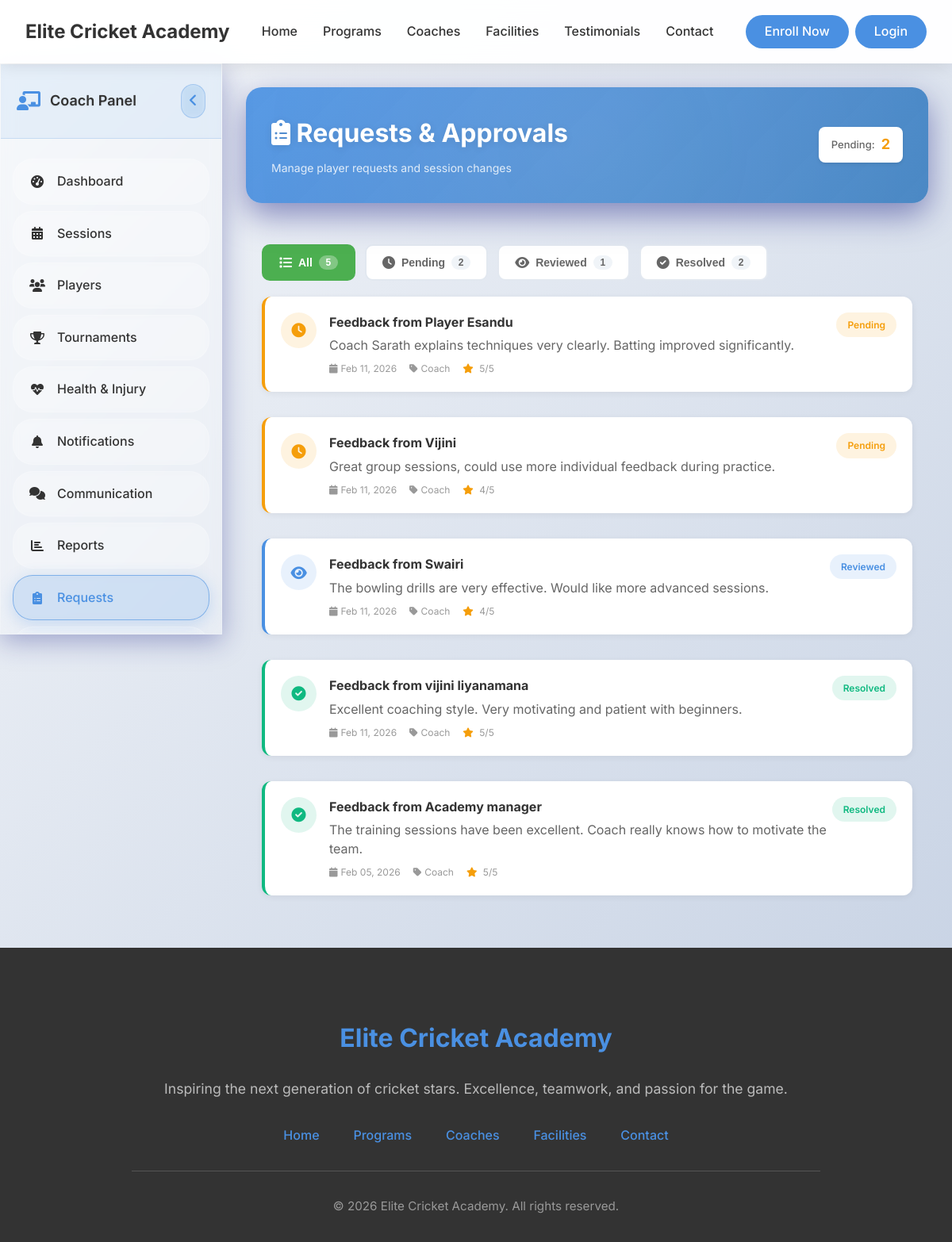
Screenshot of /coach/requests (signed in) with the database file from the repository.
### tables this page shows
CREATE TABLE `feedback` (
  `FeedbackID` int(11) NOT NULL,
  `FromUserID` int(11) NOT NULL,
  `ToUserID` int(11) NOT NULL,
  `Content` text NOT NULL,
  `Rating` int(11) DEFAULT NULL COMMENT 'Rating from 1 to 5',
  `Category` enum('coach','trainer','facility','equipment','shop','general') DEFAULT NULL,
  `CreatedDate` datetime DEFAULT current_timestamp(),
  `Status` enum('pending','reviewed','resolved') DEFAULT 'pending'
);

CREATE TABLE `user` (
  `UserID` int(11) NOT NULL,
  `Name` varchar(255) NOT NULL,
  `DateOfBirth` date NOT NULL,
  `PhoneNumber` varchar(20) DEFAULT NULL,
  `Email` varchar(255) NOT NULL,
  `Address` text DEFAULT NULL,
  `School` varchar(255) DEFAULT NULL COMMENT 'School or educational institution',
  `Role` enum('Admin','ShopEmployee','Coach','Trainer','Player') NOT NULL,
  `Username` varchar(100) NOT NULL,
  `PasswordHash` varchar(255) NOT NULL,
  `DateJoined` datetime DEFAULT current_timestamp(),
  `Status` enum('active','inactive') DEFAULT 'active',
  `RequiresPasswordChange` tinyint(1) DEFAULT 0 COMMENT 'Force password change on first login',
  `PasswordChangeDeadline` datetime DEFAULT NULL COMMENT 'Deadline for mandatory password change',
  `LastLoginAt` datetime DEFAULT NULL COMMENT 'Track last successful login',
  `LoginAttempts` int(11) DEFAULT 0 COMMENT 'Failed login attempts counter',
  `AccountLockedUntil` datetime DEFAULT NULL COMMENT 'Account lock expiry time',
  `CreatedBy` int(11) DEFAULT NULL COMMENT 'Admin who created this user',
  `Notes` text DEFAULT NULL COMMENT 'Admin notes about the user',
  `ProfileImage` varchar(255) DEFAULT NULL COMMENT 'Relative path to user profile image (e.g., uploads/profile_images/profile_1_123456789.jpg)'
);

### app/controllers/Coach.php (called while the page is built, shortened)
<?php
class Coach extends Controller {
    public function requests() {
        $coachId = $_SESSION['user_id'];
        $userModel = $this->model('M_Users');
        $feedbacks = $userModel->getFeedbackForUser($coachId);
        $pendingCount = count(array_filter($feedbacks, function($f) { return $f->Status == 'pending'; }));
        $reviewedCount = count(array_filter($feedbacks, function($f) { return $f->Status == 'reviewed'; }));
        $resolvedCount = count(array_filter($feedbacks, function($f) { return $f->Status == 'resolved'; }));
        $data = [
            'title' => 'Requests & Approvals - Elite Cricket Academy',
            'feedbacks' => $feedbacks,
            'pendingCount' => $pendingCount,
            'reviewedCount' => $reviewedCount,
            'resolvedCount' => $resolvedCount
        ];
        $this->view('coach/requests', $data);
    }
}
?>

### app/libraries/Core.php (called while the page is built, shortened)
<?php
class Core {
    protected $currentMethod = 'index';
    public function __construct() {
        $url = $this->getURL();
        if($url && file_exists('../app/controllers/' . ucwords($url[0]) . '.php')) {
            unset($url[0]);
        }
        $this->currentController = new $this->currentController;
        if(isset($url[1])) {
            if(method_exists($this->currentController, $url[1])) {
                $this->currentMethod = $url[1];
                unset($url[1]);
            }
        }
        $this->param = $url ? array_values($url) : [];
        call_user_func_array([$this->currentController, $this->currentMethod], $this->param);
    }
    public function getURL() {
        if(isset($_GET['url'])) {
            $url = rtrim($_GET['url'], '/');
            $url = filter_var($url, FILTER_SANITIZE_URL);
            $url = explode('/', $url);
            return $url;
        }
    }
}
?>

### public/index.php (called while the page is built, shortened)
<?php
    $ini = new Core();
?>

### app/libraries/Database.php (called while the page is built, shortened)
<?php
    class Database {
        private $host = DB_HOST;
        private $user = DB_USER;
        private $password = DB_PASS;
        private $dbname = DB_NAME;
        private $dbh;
        private $statement;
        public function __construct() {
            $dsn = "mysql:host=". $this->host .";dbname=". $this->dbname;
            $options = array(
                PDO::ATTR_PERSISTENT => true,
                PDO::ATTR_ERRMODE => PDO::ERRMODE_EXCEPTION
            );
            try {
                $this->dbh = new PDO($dsn, $this->user, $this->password, $options);
                $this->dbh->setAttribute(PDO::ATTR_CASE, PDO::CASE_NATURAL);
                $this->dbh->setAttribute(PDO::ATTR_ERRMODE, PDO::ERRMODE_EXCEPTION);
                $this->dbh->setAttribute(PDO::ATTR_DEFAULT_FETCH_MODE, PDO::FETCH_OBJ);
            } catch (PDOException $e) {
                $this->error = $e->getMessage();
                echo "Connection failed: " . $this->error;
            }
        }
        public function query($sql) {
            $this->statement = $this->dbh->prepare($sql);
    }
    public function bind($param, $value, $type = null) {
            if (is_null($type)) {
                switch(true){
                    case is_int($value):
                        $type = PDO::PARAM_INT;
                        break;
                }
            }
            $this->statement->bindValue($param, $value, $type);
        }
        public function execute() {
            try {
                $result = $this->statement->execute();
                return $result;
            } catch (PDOException $e) {
                error_log("Database execution error: " . $e->getMessage());
                error_log("SQL Error Info: " . print_r($this->statement->errorInfo(), true));
                return false;
            }
        }
        public function resultSet() {
            $this->execute();
            return $this->statement->fetchAll(PDO::FETCH_OBJ);
        }
    }
?>

### app/models/M_Users.php (called while the page is built, shortened)
<?php
class M_Users {
    private $db;
    public function __construct() {
        $this->db = new Database();
    }
    public function getFeedbackForUser($userId) {
        $this->db->query('SELECT
            f.FeedbackID, f.Content, f.Rating, f.Category, f.Status, f.CreatedDate,
            u.Name as FromUserName, u.Email as FromUserEmail
        FROM feedback f
        JOIN User u ON f.FromUserID = u.UserID
        WHERE f.ToUserID = :userId
        ORDER BY f.CreatedDate DESC');
        $this->db->bind(':userId', $userId);
        return $this->db->resultSet();
    }
}
?>

### app/views/coach/requests.php (the view, shortened to what this page needs)
<?php require_once APPROOT . '/views/inc/components/header.php'; ?>
<link rel="stylesheet" href="<?php echo URLROOT; ?>/css/coach-dashboard.css">
<link rel="stylesheet" href="<?php echo URLROOT; ?>/css/coach-requests.css">
    <div class="coach-layout">
        <div class="coach-sidebar" id="coachSidebar">
            <div class="sidebar-header">
                <div class="coach-logo">
                    <i class="fas fa-chalkboard-teacher"></i>
                    <h3>Coach Panel</h3>
                </div>
                <button class="sidebar-toggle" id="sidebarToggle">
                    <i class="fas fa-angle-left"></i>
                </button>
            </div>
            <nav class="sidebar-nav">
                <ul class="nav-menu">
                    <li class="nav-item">
                        <a href="<?php echo URLROOT; ?>/coach/dashboard" class="nav-link" data-tooltip="Dashboard">
                            <i class="fas fa-tachometer-alt"></i>
                            <span>Dashboard</span>
                        </a>
                    </li>
                    <li class="nav-item">
                        <a href="<?php echo URLROOT; ?>/coach/sessions" class="nav-link" data-tooltip="Sessions">
                            <i class="fas fa-calendar-alt"></i>
                            <span>Sessions</span>
                        </a>
                    </li>
                    <li class="nav-item">
                        <a href="<?php echo URLROOT; ?>/coach/players" class="nav-link" data-tooltip="Players">
                            <i class="fas fa-users"></i>
                            <span>Players</span>
                        </a>
                    </li>
                    <li class="nav-item">
                        <a href="<?php echo URLROOT; ?>/coach/tournaments" class="nav-link" data-tooltip="Tournaments">
                            <i class="fas fa-trophy"></i>
                            <span>Tournaments</span>
                        </a>
                    </li>
                    <li class="nav-item">
                        <a href="<?php echo URLROOT; ?>/coach/health" class="nav-link" data-tooltip="Health & Injury">
                            <i class="fas fa-heartbeat"></i>
                            <span>Health & Injury</span>
                        </a>
                    </li>
                    <li class="nav-item">
                        <a href="<?php echo URLROOT; ?>/coach/notifications" class="nav-link" data-tooltip="Notifications">
                            <i class="fas fa-bell"></i>
                            <span>Notifications</span>
                        </a>
                    </li>
                    <li class="nav-item">
                        <a href="<?php echo URLROOT; ?>/coach/communication" class="nav-link" data-tooltip="Communication">
                            <i class="fas fa-comments"></i>
                            <span>Communication</span>
                        </a>
                    </li>
                    <li class="nav-item">
                        <a href="<?php echo URLROOT; ?>/coach/reports" class="nav-link" data-tooltip="Reports">
                            <i class="fas fa-chart-bar"></i>
                            <span>Reports</span>
                        </a>
                    </li>
                    <li class="nav-item active">
                        <a href="<?php echo URLROOT; ?>/coach/requests" class="nav-link" data-tooltip="Requests">
                            <i class="fas fa-clipboard-list"></i>
                            <span>Requests</span>
                        </a>
                    </li>
                    <li class="nav-item">
                        <a href="<?php echo URLROOT; ?>/coach/events" class="nav-link" data-tooltip="Events">
                        </a>
                    </li>
                </ul>
            </nav>
        </div>
        <div class="main-content">
            <div class="dashboard-header">
                <div class="header-content">
                    <div class="header-left">
                        <h1>
                            <i class="fas fa-clipboard-list"></i>
                            Requests & Approvals
                        </h1>
                        <p style="margin: 0; opacity: 0.9; font-size: 14px;">Manage player requests and session changes</p>
                    </div>
                    <div class="header-actions">
                        <div class="stats-badge">
                            <span class="badge-label">Pending:</span>
                            <span class="badge-value" id="pendingCount"><?php echo $data['pendingCount']; ?></span>
                        </div>
                    </div>
                </div>
            </div>
            <div class="requests-content">
                <div class="filter-tabs">
                    <button class="tab-btn active" data-filter="all">
                        <i class="fas fa-list"></i>
                        All <span class="count"><?php echo count($data['feedbacks']); ?></span>
                    </button>
                    <button class="tab-btn" data-filter="pending">
                        <i class="fas fa-clock"></i>
                        Pending <span class="count"><?php echo $data['pendingCount']; ?></span>
                    </button>
                    <button class="tab-btn" data-filter="reviewed">
                        <i class="fas fa-eye"></i>
                        Reviewed <span class="count"><?php echo $data['reviewedCount']; ?></span>
                    </button>
                    <button class="tab-btn" data-filter="resolved">
                        <i class="fas fa-check-circle"></i>
                        Resolved <span class="count"><?php echo $data['resolvedCount']; ?></span>
                    </button>
                </div>
                <div class="requests-list" id="requestsList">
                    <?php if (!empty($data['feedbacks'])): ?>
                        <?php foreach ($data['feedbacks'] as $feedback): ?>
                        <?php
                        $statusColors = ['pending' => '#f59e0b', 'reviewed' => '#4A90E2', 'resolved' => '#10b981'];
                        $sColor = $statusColors[$feedback->Status] ?? '#666';
                        $statusIcons = ['pending' => 'fa-clock', 'reviewed' => 'fa-eye', 'resolved' => 'fa-check-circle'];
                        $sIcon = $statusIcons[$feedback->Status] ?? 'fa-circle';
                        ?>
                        <div class="request-item" data-status="<?php echo $feedback->Status; ?>" style="background: white; border-radius: 12px; padding: 20px; margin-bottom: 16px; box-shadow: 0 2px 8px rgba(0,0,0,0.06); border-left: 4px solid <?php echo $sColor; ?>;">
                            <div style="display: flex; justify-content: space-between; align-items: start;">
                                <div style="display: flex; gap: 16px; align-items: start;">
                                    <div style="width: 45px; height: 45px; background: <?php echo $sColor; ?>20; border-radius: 50%; display: flex; align-items: center; justify-content: center; color: <?php echo $sColor; ?>; flex-shrink: 0;">
                                        <i class="fas <?php echo $sIcon; ?>" style="font-size: 18px;"></i>
                                    </div>
                                    <div>
                                        <h4 style="margin: 0 0 4px 0; color: #333; font-size: 16px;">
                                            Feedback from <?php echo htmlspecialchars($feedback->FromUserName); ?>
                                        </h4>
                                        <p style="margin: 0 0 8px 0; color: #666; line-height: 1.5;">
                                            <?php echo htmlspecialchars($feedback->Content); ?>
                                        </p>
                                        <div style="display: flex; gap: 16px; font-size: 12px; color: #999;">
                                            <span><i class="fas fa-calendar" style="margin-right: 4px;"></i><?php echo date('M d, Y', strtotime($feedback->CreatedDate)); ?></span>
                                            <span><i class="fas fa-tag" style="margin-right: 4px;"></i><?php echo ucfirst($feedback->Category); ?></span>
                                            <span>
                                                <i class="fas fa-star" style="margin-right: 4px; color: #f59e0b;"></i>
                                                <?php echo $feedback->Rating; ?>/5
                                            </span>
                                        </div>
                                    </div>
                                </div>
                                <span style="background: <?php echo $sColor; ?>20; color: <?php echo $sColor; ?>; padding: 6px 14px; border-radius: 20px; font-size: 12px; font-weight: 600; text-transform: capitalize; white-space: nowrap;">
                                    <?php echo $feedback->Status; ?>
                                </span>
                            </div>
                        </div>
                        <?php endforeach; ?>
                    <?php endif; ?>
                </div>
            </div>
        </div>
    </div>
<?php require_once APPROOT . '/views/inc/components/footer.php'; ?>

### rows the page displays
feedback: FromUserID.Name "Player Esandu", Content "Coach Sarath explains techniques very clearly. Batting improved significantly.", CreatedDate "Feb 11, 2026", Category "Coach", Rating "5", Status "Pending"
feedback: FromUserID.Name "Vijini", Content "Great group sessions, could use more individual feedback during practice.", CreatedDate "Feb 11, 2026", Category "Coach", Rating "4", Status "Pending"
feedback: FromUserID.Name "Swairi", Content "The bowling drills are very effective. Would like more advanced sessions.", CreatedDate "Feb 11, 2026", Category "Coach", Rating "4", Status "Reviewed"
feedback: FromUserID.Name "vijini liyanamana", Content "Excellent coaching style. Very motivating and patient with beginners.", CreatedDate "Feb 11, 2026", Category "Coach", Rating "5", Status "Resolved"
feedback: FromUserID.Name "Academy manager", Content "The training sessions have been excellent. Coach really knows how to motivate the team.", CreatedDate "Feb 05, 2026", Category "Coach", Rating "5", Status "Resolved"

### other values shown
$data['pendingCount'] "2"
count($data['feedbacks']) "5"
$data['reviewedCount'] "1"
$data['resolvedCount'] "2"
